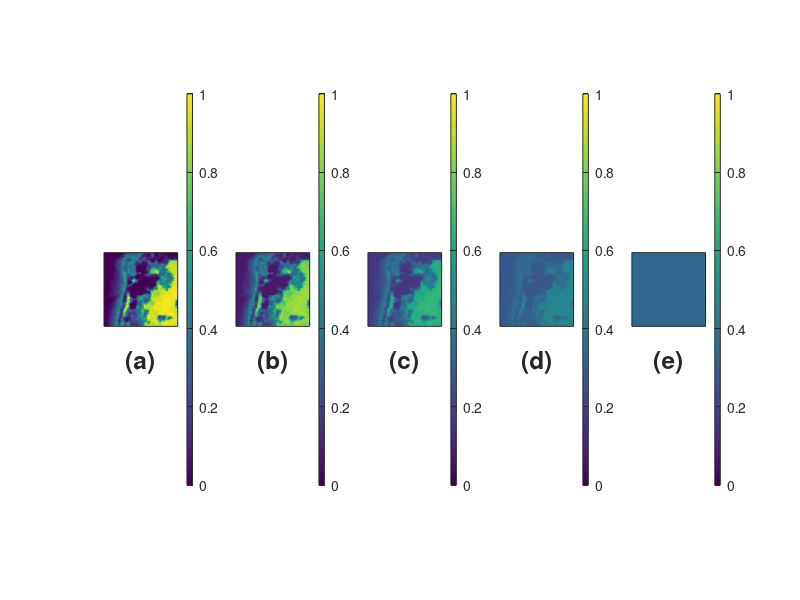

Here is the MATLAB script that generated this plot:
clear; close all;

addpath(genpath('D:\GRAD\EE408HSI\Algorithm')); %add all paths in the Algorithm folder

load('dataset_real_samson.mat');
% load('dataset_simulated.mat')

%% obtain dimensions
[n,m] = size(X);
k = size(W,2);

%% visualize
theta_range = [0,0.2,0.5,0.8,1];
endmember = 1;
xlabels=["a","b","c","d","e"];

figure('units','normalized','outerposition',[0 0 1 1]);

for i = 1:length(theta_range)
    
    theta = theta_range(i);
    M = (1-theta)*eye(k) + (theta/k)*ones(k);
    Y = M*H;
    Yt = reshape(Y,k,sqrt(m),sqrt(m));
    
    subplot(1,length(theta_range)*2,[2*i-1, 2*i]);
    i
    imagesc(squeeze(Yt(endmember,:,:)),[0 1]);
    axis equal;
    colorbar;
    axis([1-0.5 sqrt(m)+0.5 1-0.5 sqrt(m)+0.5]);
    set(gca,'xtick',[]);
    set(gca,'xticklabel',[]);
    set(gca,'ytick',[]);
    set(gca,'yticklabel',[]);
    set(gca,'FontSize',16);

    switch i
        case 1
             xlabel('{\bf(a)}')
        case 2
             xlabel('{\bf(b)}')
        case 3
             xlabel('{\bf(c)}')
        case 4
             xlabel('{\bf(d)}')
        case 5
             xlabel('{\bf(e)}')
    end
    
    
    
end

%print('-r300','-depsc2', 'smoothing');
